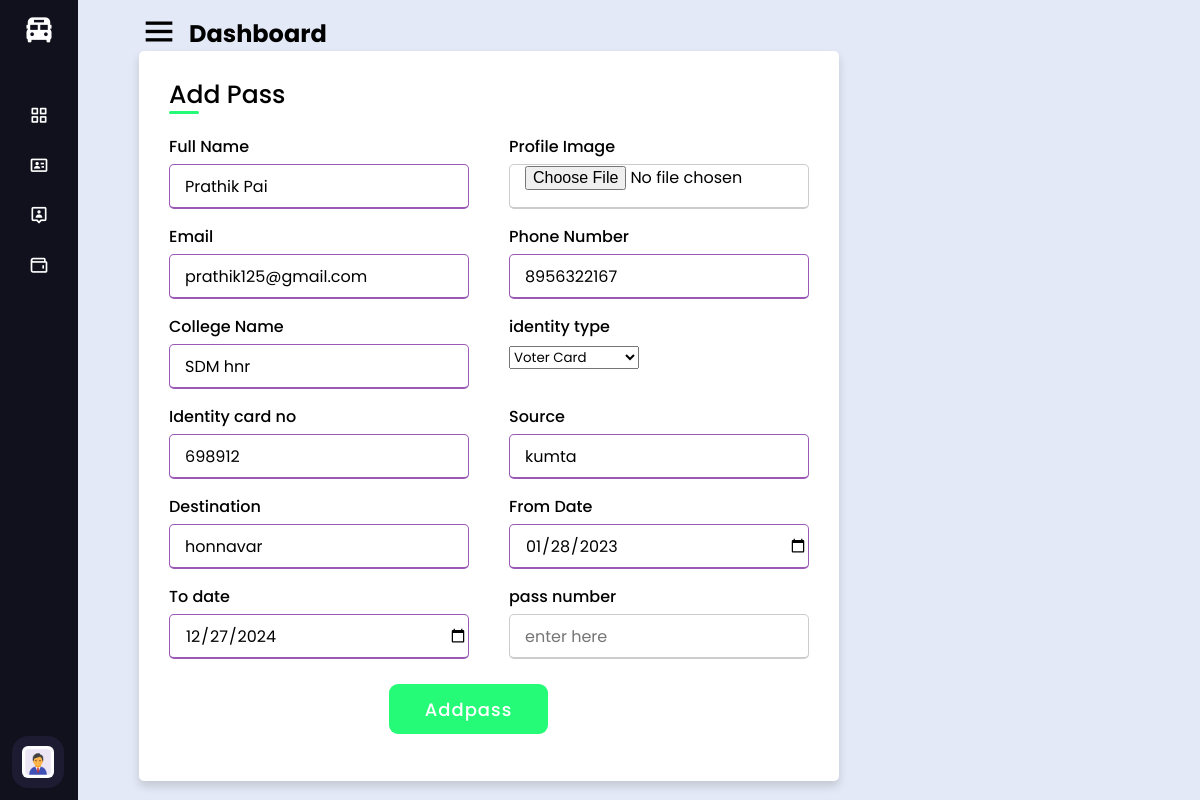
The page /admin/add-pass.php?id=1 on the database its author committed.
### tables this page shows
CREATE TABLE `passform` (
  `id` int(20) NOT NULL,
  `fullname` varchar(50) NOT NULL,
  `profileimage` varchar(100) NOT NULL,
  `email` varchar(70) NOT NULL,
  `phonenumber` varchar(100) NOT NULL,
  `clgname` varchar(1000) NOT NULL,
  `dob` date NOT NULL,
  `identitytype` varchar(100) NOT NULL,
  `identitycardno` varchar(100) NOT NULL,
  `source` varchar(100) NOT NULL,
  `destination` varchar(100) NOT NULL,
  `fromdate` date NOT NULL,
  `todate` date NOT NULL
);

### admin/add-pass.php (the view, shortened to what this page needs)
<?php
$id=$_GET['id'];
?>
<!DOCTYPE html>
<html lang="en" dir="ltr">
  <head>
    <link rel="stylesheet" href="css/style2.css">
    <link href='https://unpkg.com/boxicons@2.0.7/css/boxicons.min.css' rel='stylesheet'>
   </head>
<body>
  <div class="sidebar close">
  <?php  @include 'sidebar.php';?>
</div>
  <section class="home-section">
   <i class='bx bx-menu'></i>
  <span class="text"><h1>Dashboard</h1></span>
  <?php
include("connection.php");
$qry=mysqli_query($con,"SELECT *FROM `passform` WHERE passform.id=".$id);
while ($row=mysqli_fetch_array($qry)) {
?>
<?php
$fullname=$row['fullname'];
$profile_image='uploaduser/'.$row['profileimage'];
$email=$row['email'];
$phonenumber=$row['phonenumber'];
$clgname=$row['clgname'];
$identitytype=$row['identitytype'];
$identitycardno=$row['identitycardno'];
$source=$row['source'];
$destination=$row['destination'];
$fromdate=$row['fromdate'];
$todate=$row['todate'];
?>
<?php
}
?>
  <div class="container">
    <div class="title">Add Pass</div>
    <div class="content">
      <form action="" method="post" name="" enctype='multipart/form-data'>
        <div class="user-details">
          <div class="input-box">
            <span class="details">Full Name</span>
            <input type="text" placeholder="Enter your name" name="fullname" value="<?php echo $fullname ?>" required>
          </div>
          <div class="input-box">
            <span class="details">Profile Image</span>
            <input type="file" placeholder="" name="profile_image" value="<?php echo $profile_image ?>" required>
          </div>
          <div class="input-box">
            <span class="details">Email</span>
            <input type="text" placeholder="Enter your email" name="email"value="<?php echo $email ?>" required>
          </div>
          <div class="input-box">
            <span class="details">Phone Number</span>
            <input type="text" placeholder="Enter your number" name="phonenumber"value="<?php echo $phonenumber ?>" required>
          </div>
          <div class="input-box">
            <span class="details">College Name</span>
            <input type="text" placeholder="" name="clgname" value="<?php echo $clgname ?>" required>
          </div>
          <div class="input-box"><span class="details">identity type</span><select type="text" name="identitytype"  class="input-box" required='true'>
            <option><?php echo $identitytype ?></option>
            </select></div>
            <div class="input-box">
              <span class="details">Identity card no</span>
              <input type="text" placeholder="Enter your card no" name="identitycardno" value="<?php echo $identitycardno?> " required>
            </div>
            <div class="input-box">
              <span class="details">Source</span>
              <input type="text" placeholder="enter here" name="source"value="<?php echo $source ?> "required>
            </div>
            <div class="input-box">
              <span class="details">Destination</span>
              <input type="text" placeholder="Enter here" name="destination" value="<?php echo $destination ?>" required>
            </div>
            <div class="input-box">
              <span class="details">From Date</span>
              <input type="date" placeholder="" name="fromdate"  value="<?php echo $fromdate ?>" required>
            </div>
            <div class="input-box">
              <span class="details">To date</span>
              <input type="date" placeholder="" name="todate" value="<?php echo $todate ?>" required>
            </div>
            <div class="input-box">
                <span class="details">pass number</span>
                <input type="text" placeholder="enter here" name="passnumber"  required>
              </div>
        <div class="button">
         <input type="submit" value="Addpass" name="Addpass">
        </div>
      </form>
    </div>
  </div>
  </section>
</body>
</html>
</html>

### admin/css/style2.css (style rules this page uses)
* { margin: 0; padding: 0; box-sizing: border-box; font-family: 'Poppins', sans-serif; }
body { overflow: hidden; }
.sidebar { position: fixed; top: 0; left: 0; height: 100%; width: 260px; background: #11101d; z-index: 100; transition: all 0.5s ease; }
.sidebar.close { width: 78px; }
.home-section { position: relative; background: #E4E9F7; height: 100vh; left: 260px; width: calc(100% - 260px); transition: all 0.5s ease; padding: 12px; }
.sidebar.close ~ .home-section { left: 78px; width: calc(100% - 78px); }

### admin/add-pass.php (style rules this page uses)
.bx-menu { font-size:40px; }
h1 { margin-top:-40px; margin-left:50px; }
* { margin: 0; padding: 0; box-sizing: border-box; font-family: 'Poppins',sans-serif; }
body { height: 100vh; display: flex; justify-content: center; align-items: center; padding: 10px; background-color:#E4E9F7; background-size: cover; }
.container { max-width: 700px; width: 100%; background-color: #fff; padding: 25px 30px; border-radius: 5px; box-shadow: 0 5px 10px rgba(0,0,0,0.15); }
.container .title { font-size: 25px; font-weight: 500; position: relative; }
.container .title::before { content: ""; position: absolute; left: 0; bottom: 0; height: 3px; width: 30px; border-radius: 5px; background: #25fb77; }
.content form .user-details { display: flex; flex-wrap: wrap; justify-content: space-between; margin: 20px 0 12px 0; }
form .user-details .input-box { margin-bottom: 15px; width: calc(100% / 2 - 20px); }
form .input-box span.details { display: block; font-weight: 500; margin-bottom: 5px; }
.user-details .input-box input { height: 45px; width: 100%; outline: none; font-size: 16px; border-radius: 5px; padding-left: 15px; border: 1px solid #ccc; border-bottom-width: 2px; transition: all 0.3s ease; }
.user-details .input-box input:focus, .user-details .input-box input:valid { border-color: #9b59b6; }
form .button { height: 50px; margin: 10px 0 }
form .button input { margin-left: 220px; height: 100%; width: 159px; border-radius: 9px; border: none; margin-right: 40px; color: #fff; font-size: 18px; font-weight: 500; letter-spacing: 1px; cursor: pointer; transition: all 0.3s ease; background: #25fb77; }

### rows shown on the page
passform: fullname "Prathik Pai", clgname "SDM hnr", identitytype "Voter Card", identitycardno "698912", destination "honnavar", fromdate "01/28/2023", todate "12/27/2024"
